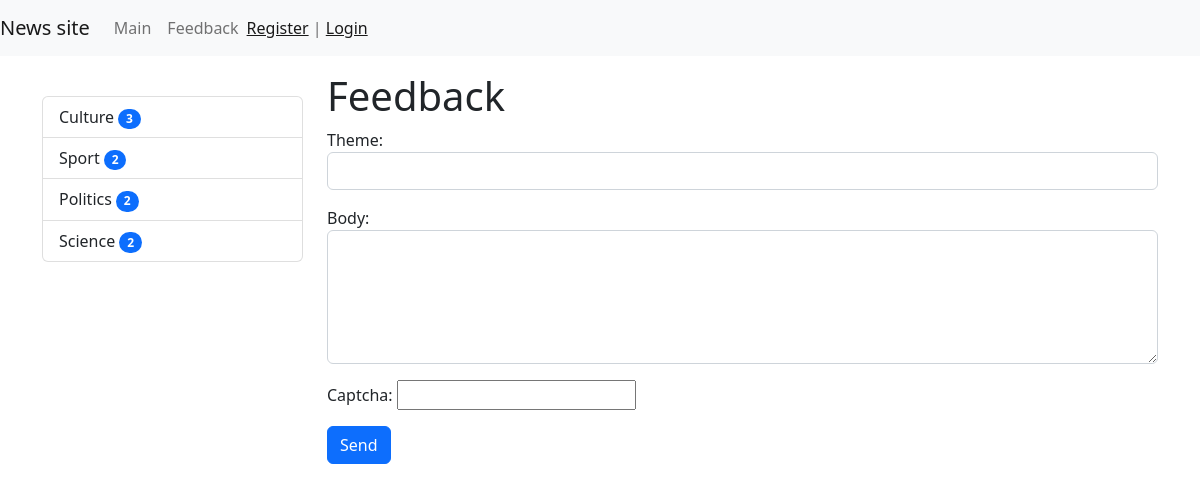
Page /contact/ on the committed database.
### news/models.py (models this page shows, shortened)
class Category(models.Model):
    title = models.CharField(max_length=150, db_index=True, verbose_name='Topic')
    def get_absolute_url(self):
        return reverse('category', kwargs={"category_id": self.pk})
    class Meta:
        verbose_name = "Topic"
        verbose_name_plural = "Topics"
        ordering = ['title']

### news/views.py (the view)
# urls.py: path('contact/', contact, name='contact'),
def contact(request):
    if request.method == 'POST':
        form = ContactForm(request.POST)
        if form.is_valid():
            mail = send_mail(form.cleaned_data['subject'], form.cleaned_data['content'],
                             'login@gmail.com',
                             ['test@mail.com'],
                             fail_silently=True)
            if mail:
                messages.success(request, 'The email has been sent!')
                return redirect('contact')
            else:
                messages.error(request, 'Error sending email')
        else:
            messages.error(request, 'Validation error')
    else:
        form = ContactForm()
    return render(request, 'news/contact.html', {"form": form})

### news/forms.py
class ContactForm(forms.Form):
    subject = forms.CharField(label='Theme', widget=forms.TextInput(attrs={"class": "form-control"}))
    content = forms.CharField(label='Body', widget=forms.Textarea(attrs={"class": "form-control", "rows": 5}))
    captcha = CaptchaField()

### news/templatetags/news_tags.py (called while the page is built)
@register.inclusion_tag('news/list_categories.html')
def show_categories():
    categories = Category.objects.annotate(cnt=Count('get_news', filter=F('get_news__is_published')))
    return {"categories": categories}

### news/templates/news/contact.html (shortened to what this page needs)
{% extends 'base.html' %}
{% block sidebar %}
    {% include 'inc/_sidebar.html' %}
{% endblock %}
{% block content %}
<h1>Feedback</h1>
<form method="post">
    {{ form.as_p }}
    <button type="submit" class="btn btn-block btn-primary">Send</button>
</form>
{% endblock %}

### news/templates/news/list_categories.html
 <div class="list-group">
    {% for item in categories %}
     <a href="{{ item.get_absolute_url }}" class="list-group-item list-group-item-action">
         {{ item.title }}
         <span class="badge bg-primary rounded-pill">{{ item.cnt }}</span>
     </a>
    {% endfor %}
</div>

### rows in the picture
Category: title "Culture", cnt "3"
Category: title "Sport", cnt "2"
Category: title "Politics", cnt "2"
Category: title "Science", cnt "2"
